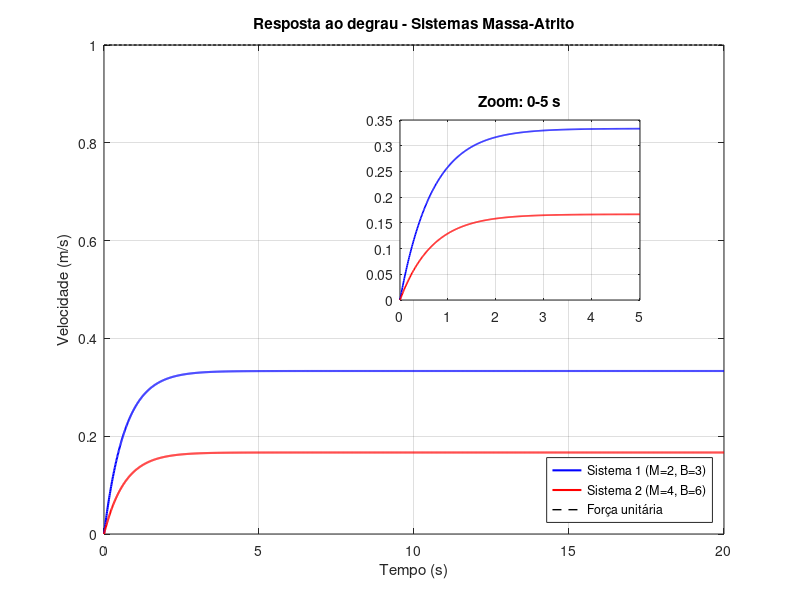
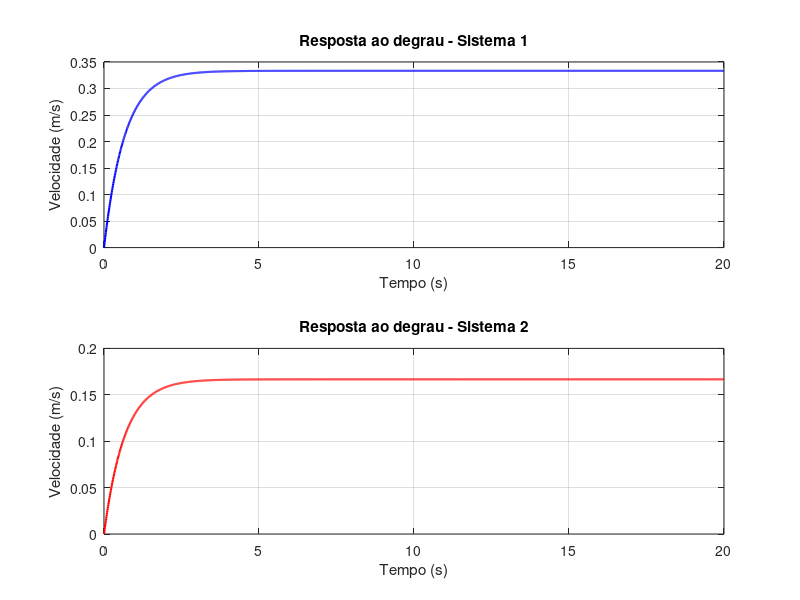

These charts were generated, in order, by the following MATLAB code:
%% Exercício 1 - Sistema massa-atrito e comparação gráfica (Caixa Branca)
clear; clc; close all;

% Parâmetros dos sistemas
M1 = 2; B1 = 3;
M2 = 4; B2 = 6;

% Modelo: M*dv/dt + B*v = F(t)  ->  V(s)/F(s) = 1/(M*s + B)
sys1 = tf(1,[M1 B1]);
sys2 = tf(1,[M2 B2]);

disp('Função de transferência do Sistema 1:')
sys1
disp('Função de transferência do Sistema 2:')
sys2

% Resposta ao degrau - 20 segundos
t = 0:0.01:20;
[y1,t1] = step(sys1,t);
[y2,t2] = step(sys2,t);

% Figura 1 - respostas dos dois sistemas + força unitária
figure(1)
plot(t1,y1,'b','LineWidth',1.5); hold on
plot(t2,y2,'r','LineWidth',1.5)
plot(t,ones(size(t)),'k--','LineWidth',1)
title('Resposta ao degrau - Sistemas Massa-Atrito')
xlabel('Tempo (s)')
ylabel('Velocidade (m/s)')
legend('Sistema 1 (M=2, B=3)','Sistema 2 (M=4, B=6)','Força unitária','Location','southeast')
grid on

% Janela de ampliação (inset) - primeiros 5 segundos
axes('Position',[0.5 0.5 0.3 0.3])
box on
idx = t <= 5;
plot(t1(idx),y1(idx),'b','LineWidth',1.2); hold on
plot(t2(idx),y2(idx),'r','LineWidth',1.2)
title('Zoom: 0-5 s')
grid on

% Figura 2 - respostas em subplots separados
figure(2)
subplot(2,1,1)
plot(t1,y1,'b','LineWidth',1.5)
title('Resposta ao degrau - Sistema 1')
xlabel('Tempo (s)')
ylabel('Velocidade (m/s)')
grid on

subplot(2,1,2)
plot(t2,y2,'r','LineWidth',1.5)
title('Resposta ao degrau - Sistema 2')
xlabel('Tempo (s)')
ylabel('Velocidade (m/s)')
grid on
